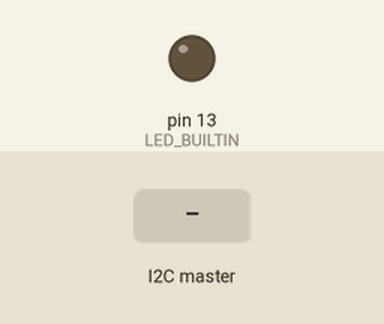
Simulated run of this sketch. Board: Arduino Uno, built with avr-gcc and run on an emulated ATmega328P. Parts: output pins drawn as LEDs (lit = HIGH). Inputs (shaded band) come from the test bench.

Above: at 1.2 s.
1.3 s: the I2C master sends the byte 1
At 2.2 s:
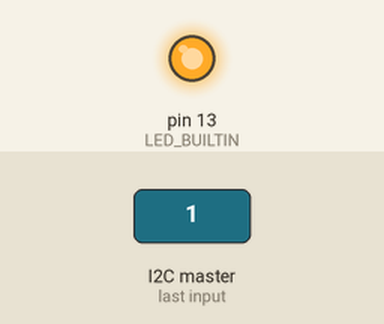
2.8 s: the I2C master sends the byte 0
At 3.4 s:
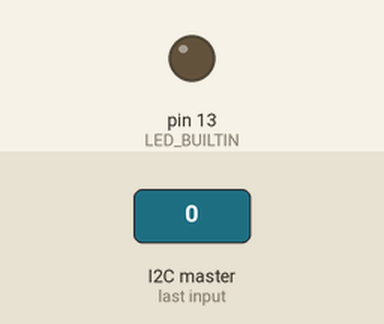
4.3 s: the I2C master sends the byte 2
At 5.7 s:
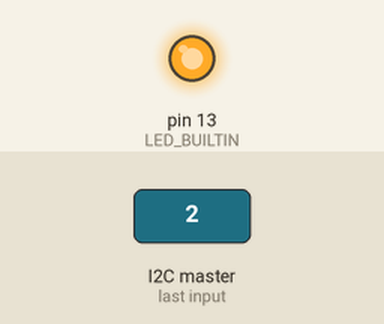
Timing chart, 0 to 7.3 s (numbered marks = the images above; inputs shaded):
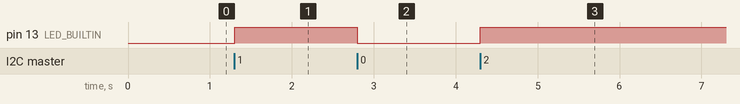

The sketch:

pico.ino
```cpp
/*
Raspberry Pi PicoとI2C通信するプログラム
pico側のプログラムはrobo/rasp-pico/I2c.pyを参照
*/

#include <Wire.h>

bool led_state;

void on_read(int data_len) {
    led_state = !led_state;
    digitalWrite(LED_BUILTIN, led_state);
    for (int i = 0; i < data_len; ++i) {
        Wire.read();
    }
}

void setup() {
	Wire.begin(0x18);
    pinMode(LED_BUILTIN, OUTPUT);
    Wire.onReceive(on_read);
    led_state = false;
    digitalWrite(LED_BUILTIN, led_state);
}

void loop() {
	// do nothing
}
```

Measured:
- after the input at 1.3 s, pin 13 (LED_BUILTIN): LOW → HIGH at once
- after the input at 2.8 s, pin 13 (LED_BUILTIN): HIGH → LOW at once
- after the input at 4.3 s, pin 13 (LED_BUILTIN): LOW → HIGH at once
